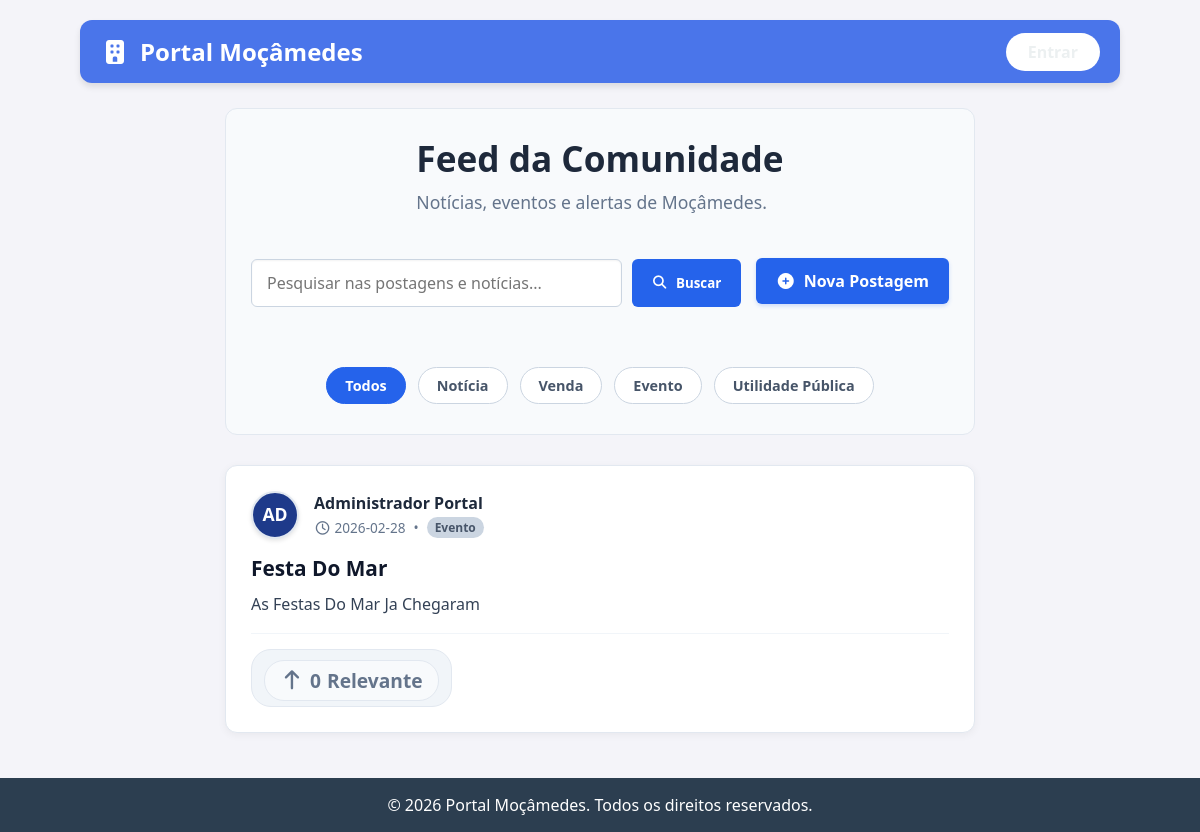
The page /feed on the database as committed earlier.
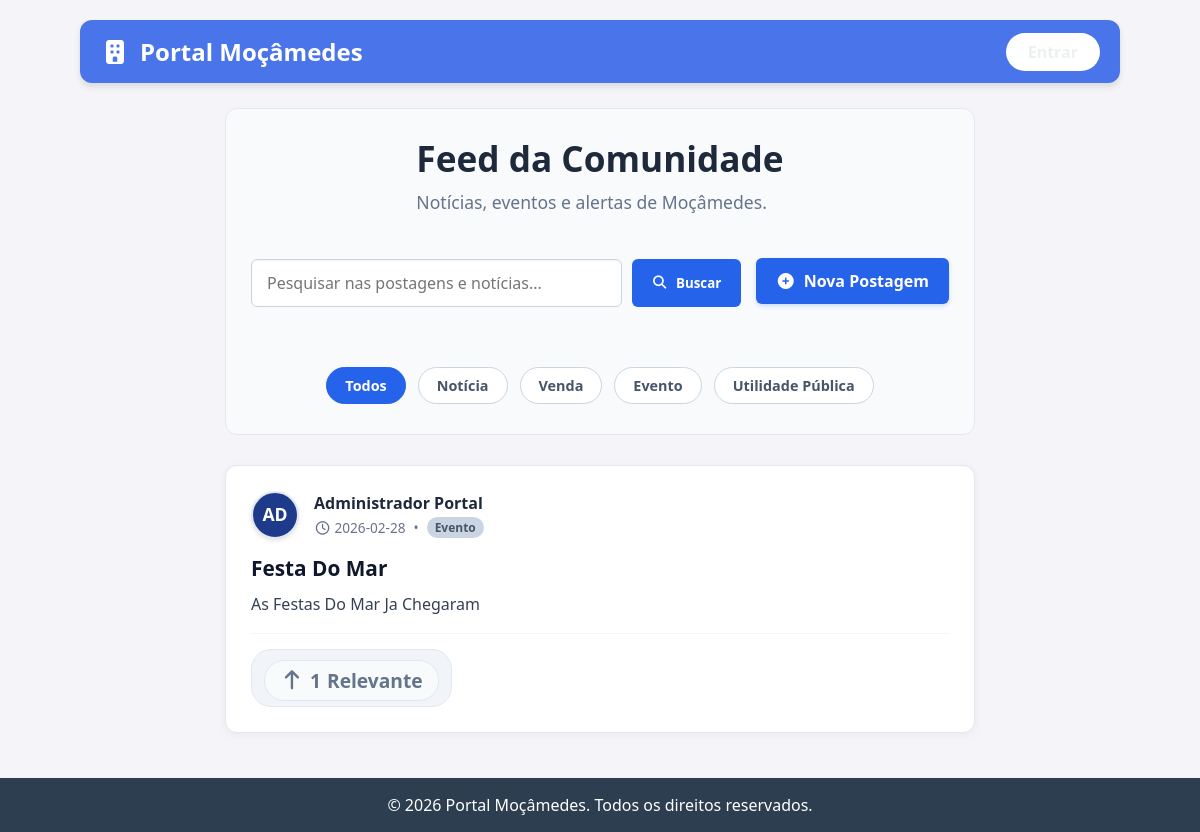
The same page on the database as committed later.
### tables this page shows
CREATE TABLE postagens (
    id INTEGER PRIMARY KEY AUTOINCREMENT,
    titulo TEXT,                -- Pode ser vazio se for só um desabafo social
    conteudo TEXT NOT NULL,
    categoria TEXT NOT NULL,    -- Notícia, Social, Utilidade Pública
    imagem TEXT,
    usuario_id INTEGER NOT NULL,
    likes_count INTEGER DEFAULT 0,
    data_criacao TIMESTAMP DEFAULT CURRENT_TIMESTAMP, fixado INTEGER DEFAULT 0, upvotes INTEGER DEFAULT 0, imagem1 TEXT, imagem2 TEXT,
    FOREIGN KEY (usuario_id) REFERENCES usuarios (id)
);

CREATE TABLE usuarios (
    id INTEGER PRIMARY KEY AUTOINCREMENT,
    nome TEXT NOT NULL,
    email TEXT UNIQUE,    -- Não é mais NOT NULL (pode ser vazio)
    telefone TEXT UNIQUE, -- Novo campo de login
    senha TEXT NOT NULL,
    funcao TEXT DEFAULT 'cidadao',
    foto_perfil TEXT DEFAULT 'default_profile.png',
    bio TEXT,
    data_cadastro TIMESTAMP DEFAULT CURRENT_TIMESTAMP
);

### app.py (the view)
@app.route('/feed')
def feed():
    conn = get_db_connection()
    busca = request.args.get('q')
    sql = '''
        SELECT postagens.*, usuarios.nome as autor_nome, usuarios.foto_perfil,

        (upvotes / (((strftime('%s', 'now') - strftime('%s', data_criacao)) / 3600.0) + 2.0)) AS score_relevancia

        FROM postagens
        JOIN usuarios ON postagens.usuario_id = usuarios.id
        WHERE 1=1
    '''
    params = []
    if busca:
        sql += ' AND (titulo LIKE ? OR conteudo LIKE ? OR categoria LIKE ?)'
        termo = f'%{busca}%'
        params.extend([termo, termo, termo])
    sql += ' ORDER BY fixado DESC, score_relevancia DESC, data_criacao DESC'
    postagens = conn.execute(sql, params).fetchall()
    meus_votos = []
    if 'user_id' in session:
        votos = conn.execute('SELECT postagem_id FROM postagens_upvotes WHERE usuario_id = ?', (session['user_id'],)).fetchall()
        meus_votos = [v['postagem_id'] for v in votos]
    conn.close()
    return render_template('feed.html', postagens=postagens, meus_votos=meus_votos)

### app.py (called while the page is built)
def get_db_connection():
    conn = sqlite3.connect('banco.db')
    conn.row_factory = sqlite3.Row
    return conn

### templates/feed.html (shortened to what the changed rows need)
{% extends "base.html" %}
{% block content %}
<div style="max-width: 750px; margin: 0 auto;">
    <div class="feed-header" style="display: flex; flex-direction: column; gap: 20px; margin-bottom: 30px; background: #f8fafc; padding: 25px; border-radius: 12px; border: 1px solid #e2e8f0;">
        <div class="header-text">
            <h2 style="margin: 0 0 8px 0; font-size: 2.2rem; color: #1e293b;">Feed da Comunidade</h2>
        </div>
        {% set tag_atual = request.args.get('tag', 'Todos') %}
    </div>
    <div class="posts-list">
        {% for post in postagens if tag_atual == 'Todos' or post.categoria == tag_atual %}
            <div class="post-card {% if post.fixado %}post-fixado{% endif %}" style="position: relative; background: white; border-radius: 12px; padding: 25px; margin-bottom: 25px; box-shadow: 0 2px 8px rgba(0,0,0,0.05); border: 1px solid #e2e8f0;">
                <div style="display: flex; align-items: center; gap: 15px; margin-bottom: 15px; padding-right: 40px;">
                    <a href="/perfil/{{ post.usuario_id }}" style="text-decoration: none;">
                        <div style="position: relative; width: 48px; height: 48px; background: #1e3a8a; border: 2px solid #e2e8f0; border-radius: 50%; display: flex; align-items: center; justify-content: center; font-size: 1.1rem; color: white !important; font-weight: bold; text-transform: uppercase; box-shadow: 0 2px 4px rgba(0,0,0,0.1); overflow: hidden;">
                            <span style="line-height: 1; position: absolute; z-index: 1;">{{ post.autor_nome[:2] }}</span>
                        </div>
                    </a>
                    <div>
                        <div style="font-weight: bold; font-size: 1rem; display: flex; align-items: center; gap: 5px;">
                            <a href="/perfil/{{ post.usuario_id }}" style="color: #1e293b; text-decoration: none; transition: color 0.2s;" onmouseover="this.style.color='#2563eb'" onmouseout="this.style.color='#1e293b'">
                                {{ post.autor_nome }}
                            </a>
                        </div>
                        <div style="font-size: 0.85rem; color: #64748b; display: flex; align-items: center; gap: 8px; margin-top: 3px;">
                            <span><i class="far fa-clock"></i> {{ post.data_criacao[:10] }}</span>
                            <span>&bull;</span>
                            <span class="post-tag {{ post.categoria }}" style="font-size: 0.75rem; padding: 2px 8px; margin-bottom: 0;">{{ post.categoria }}</span>
                        </div>
                    </div>
                </div>
                <h3 style="margin: 0 0 10px 0; font-size: 1.3rem; color: #0f172a;">{{ post.titulo }}</h3>
                <p style="color: #334155; line-height: 1.6; margin-bottom: 15px; white-space: pre-wrap;">{{ post.conteudo }}</p>
                <div style="display: flex; justify-content: space-between; align-items: center; border-top: 1px solid #f1f5f9; padding-top: 15px;">
                    <div class="upvote-container">
                        <button class="btn-upvote {% if post.id in meus_votos %}active{% endif %}" onclick="votar({{ post.id }}, this)" style="display: flex; align-items: center; gap: 6px; background: {% if post.id in meus_votos %}#eff6ff{% else %}#f8fafc{% endif %}; border: 1px solid {% if post.id in meus_votos %}#bfdbfe{% else %}#e2e8f0{% endif %}; color: {% if post.id in meus_votos %}#2563eb{% else %}#64748b{% endif %}; padding: 6px 15px; border-radius: 20px; font-weight: bold; cursor: pointer; transition: 0.2s;">
                            <i class="fas fa-arrow-up"></i>
                            <span id="count-{{ post.id }}">{{ post.upvotes if post.upvotes else 0 }}</span> Relevante
                        </button>
                    </div>
                </div>
            </div>
        {% endfor %}
    </div>
</div>
{% endblock %}

Rows that differ between the two databases and show on the page:
changed postagens "Festa Do Mar": upvotes "0" → "1"
